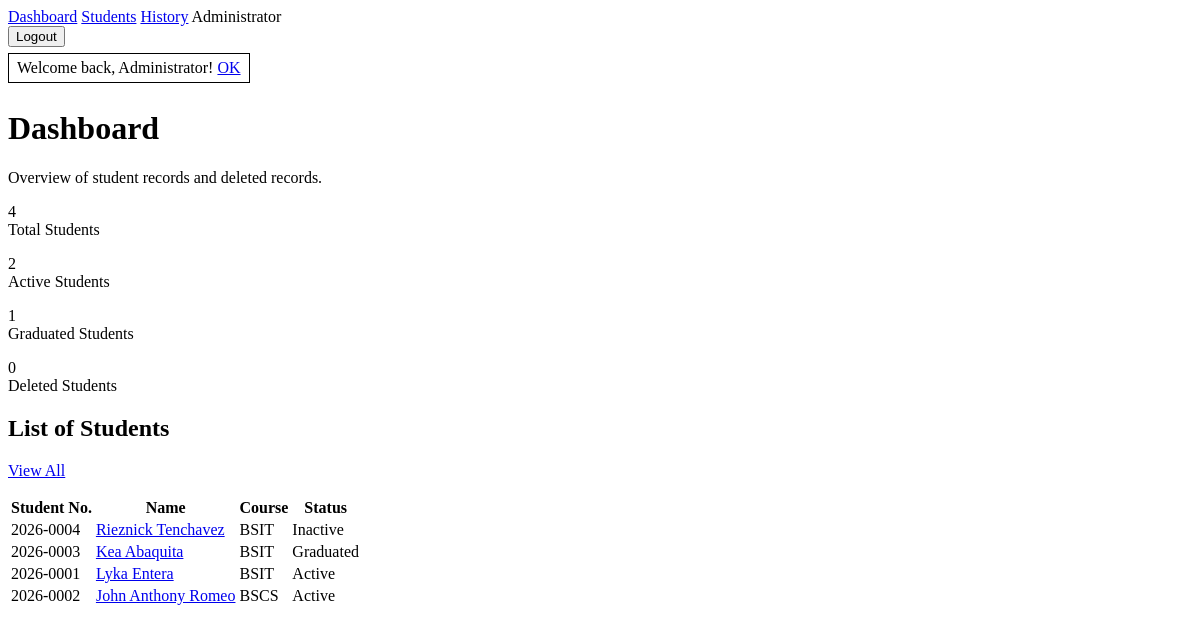
/dashboard (signed in), run on an earlier commit of the app's database.
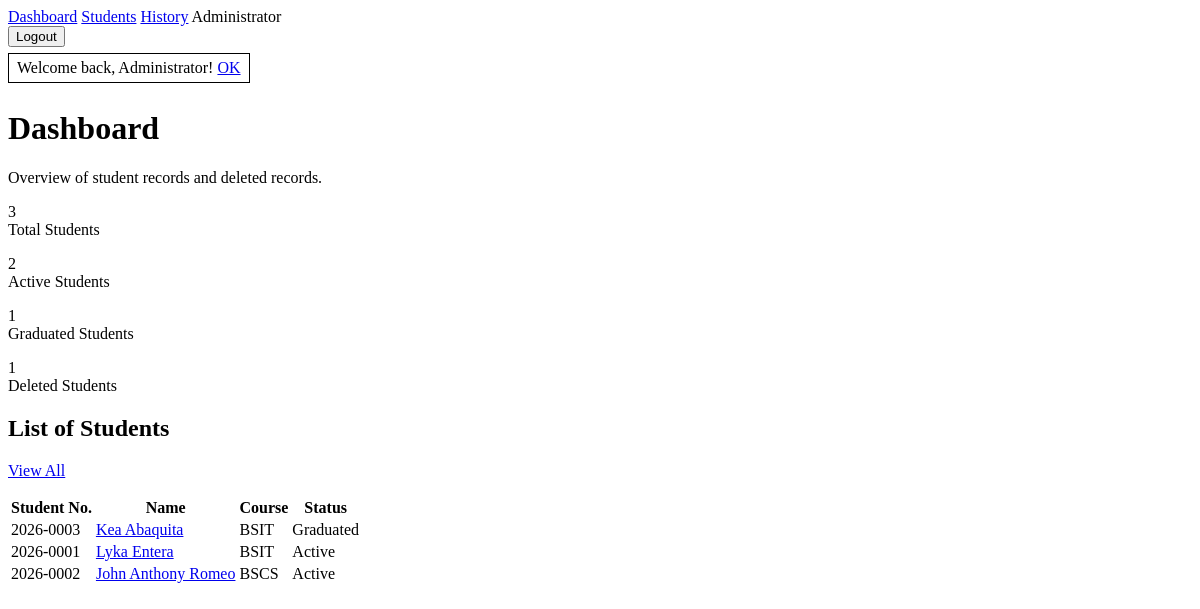
And on a later commit of the database.
### tables this page shows
CREATE TABLE students (
    id INTEGER PRIMARY KEY AUTOINCREMENT,
    student_number VARCHAR(50) NOT NULL UNIQUE,
    first_name VARCHAR(100) NOT NULL,
    last_name VARCHAR(100) NOT NULL,
    course VARCHAR(100) NOT NULL,
    year_level INTEGER NOT NULL,
    email VARCHAR(160) NOT NULL UNIQUE,
    phone VARCHAR(40),
    address TEXT,
    status VARCHAR(20) NOT NULL DEFAULT 'Active',
    created_at DATETIME NOT NULL DEFAULT CURRENT_TIMESTAMP,
    updated_at DATETIME NOT NULL DEFAULT CURRENT_TIMESTAMP
);

### core/Container/Container.php (called while the page is built, shortened)
<?php
final class Container
{
    private array $bindings = [];
    public function has(string $key): bool
    {
        return isset($this->bindings[$key]) || class_exists($key);
    }
    public function make(string $key): mixed
    {
        if (class_exists($key)) {
            return $this->build($key);
        }
        throw new RuntimeException("No binding found for {$key}");
    }
    private function build(string $class): object
    {
        $reflection = new ReflectionClass($class);
        $constructor = $reflection->getConstructor();
        if ($constructor === null) {
            return new $class();
        }
        $dependencies = [];
        return $reflection->newInstanceArgs($dependencies);
    }
}

### core/Session.php (called while the page is built, shortened)
<?php
class Session
{
    public static function get(string $key, mixed $default = null): mixed
    {
        return $_SESSION[$key] ?? $default;
    }
    public static function flash(string $key, ?string $message = null): ?string
    {
        $value = $_SESSION['_flash'][$key] ?? null;
        return $value;
    }
}

### core/Auth.php (called while the page is built, shortened)
<?php
class Auth
{
    public static function check(): bool
    {
        return Session::get('user') !== null;
    }
    public static function user(): ?array
    {
        return Session::get('user');
    }
}

### app/Controllers/DashboardController.php (called while the page is built, shortened)
<?php
class DashboardController extends Controller
{
    public function index(): string
    {
        $students = new Student();
        return $this->render('dashboard/index', [
            'title' => 'Dashboard',
            'stats' => $students->stats(),
            'recentStudents' => $students->allRecent(),
            'recentDeleted' => $students->recentDeleted(),
        ]);
    }
}

### core/Database/Model.php (called while the page is built, shortened)
<?php
abstract class Model
{
    protected array $attributes = [];
    public function __construct(array $attributes = [])
    {
        $this->attributes = $attributes;
    }
    public function toArray(): array
    {
        return $this->attributes;
    }
    protected static function latestRecords(int $limit = 5, string $orderBy = 'created_at'): array
    {
        $model = new static();
        $statement = self::connection()->prepare(
            'SELECT * FROM ' . self::identifier($model->table) . ' ORDER BY ' . self::identifier($orderBy) . ' DESC LIMIT :limit'
        );
        $statement->bindValue(':limit', $limit, PDO::PARAM_INT);
        $statement->execute();
        return self::modelsToArrays(self::hydrateMany($statement->fetchAll()));
    }
    protected static function countRecords(array $conditions = []): int
    {
        $model = new static();
        [$where, $params] = self::whereEquals($conditions);
        $statement = self::connection()->prepare('SELECT COUNT(*) FROM ' . self::identifier($model->table) . $where);
        $statement->execute($params);
        return (int) $statement->fetchColumn();
    }
    protected static function connection(): PDO
    {
        return Connection::connection();
    }
    private static function hydrateMany(array $rows): array
    {
        return array_map(fn (array $row): static => new static($row), $rows);
    }
    private static function modelsToArrays(array $models): array
    {
        return array_map(fn (self $model): array => $model->toArray(), $models);
    }
    private static function whereEquals(array $conditions): array
    {
        if (!$conditions) {
            return ['', []];
        }
        $parts = [];
        $params = [];
        foreach ($conditions as $field => $value) {
            $key = 'where_' . $field;
            $parts[] = self::identifier((string) $field) . ' = :' . $key;
            $params[$key] = $value;
        }
        return [' WHERE ' . implode(' AND ', $parts), $params];
    }
    private static function identifier(string $identifier): string
    {
        return $identifier;
    }
}

### config/database.php (called while the page is built)
<?php
return [
    'driver' => 'sqlite',
    'sqlite_path' => dirname(__DIR__) . '/database/app.sqlite',
    'mysql' => [
        'host' => '127.0.0.1',
        'port' => '3306',
        'database' => 'mvc_finals',
        'username' => 'root',
        'password' => '',
        'charset' => 'utf8mb4',
    ],
];

### core/Database/Connection.php (called while the page is built, shortened)
<?php
class Connection
{
    private static ?PDO $connection = null;
    public static function connection(): PDO
    {
        if (self::$connection instanceof PDO) {
            return self::$connection;
        }
        $database = require dirname(__DIR__, 2) . '/config/database.php';
        if ($database['driver'] === 'mysql') {
            $mysql = $database['mysql'];
            $dsn = sprintf(
                'mysql:host=%s;port=%s;dbname=%s;charset=%s',
                $mysql['host'],
                $mysql['port'],
                $mysql['database'],
                $mysql['charset']
            );
            self::$connection = new PDO($dsn, $mysql['username'], $mysql['password']);
        } else {
            $path = $database['sqlite_path'];
            $directory = dirname($path);
            self::$connection = new PDO('sqlite:' . $path);
        }
        self::$connection->setAttribute(PDO::ATTR_ERRMODE, PDO::ERRMODE_EXCEPTION);
        self::$connection->setAttribute(PDO::ATTR_DEFAULT_FETCH_MODE, PDO::FETCH_ASSOC);
        return self::$connection;
    }
}

### app/Models/Student.php (called while the page is built, shortened)
<?php
class Student extends Model
{
    public function allRecent(int $limit = 5): array
    {
        return self::latestRecords($limit);
    }
    public function stats(): array
    {
        return [
            'total' => self::countRecords(),
            'active' => self::countRecords(['status' => 'Active']),
            'graduated' => self::countRecords(['status' => 'Graduated']),
            'deleted' => DeletedStudent::countRecords(),
        ];
    }
    public function recentDeleted(int $limit = 5): array
    {
        return DeletedStudent::recent($limit);
    }
}

### core/Application.php (called while the page is built, shortened)
<?php
final class Application
{
    public function run(): void
    {
        $method = $_SERVER['REQUEST_METHOD'] ?? 'GET';
        $uri = parse_url($_SERVER['REQUEST_URI'] ?? '/', PHP_URL_PATH) ?: '/';
        $this->router->dispatch($method, $uri);
    }
}

### public/index.php (called while the page is built, shortened)
<?php
$container = new Container();
$router = new Router($container);
$app = new Application($router);
$app->run();

### app/Models/DeletedStudent.php (called while the page is built, shortened)
<?php
class DeletedStudent extends Model
{
    public static function recent(int $limit = 5): array
    {
        return self::latestRecords($limit, 'deleted_at');
    }
}

### core/View/Engine.php (called while the page is built, shortened)
<?php
class Engine
{
    public static function render(string $view, array $data = [], string $layout = 'layouts/app'): string
    {
        $viewPath = dirname(__DIR__, 2) . '/app/Views/' . $view . '.php';
        extract($data, EXTR_SKIP);
        require $viewPath;
        $content = ob_get_clean();
        require dirname(__DIR__, 2) . '/app/Views/' . $layout . '.php';
        return ob_get_clean();
    }
    public static function e(?string $value): string
    {
        return htmlspecialchars((string) $value, ENT_QUOTES, 'UTF-8');
    }
}

### core/Controller.php (called while the page is built, shortened)
<?php
class Controller
{
    protected function render(string $view, array $data = [], string $layout = 'layouts/app'): string
    {
        return Engine::render($view, $data, $layout);
    }
}

### app/Views/dashboard/index.php (the view, shortened to what the changed rows need)
<h1>Dashboard</h1>
<p>Overview of student records and deleted records.</p>
<section>
    <p><?= (int) $stats['total'] ?><br>Total Students</p>
    <p><?= (int) $stats['active'] ?><br>Active Students</p>
    <p><?= (int) $stats['graduated'] ?><br>Graduated Students</p>
    <p><?= (int) $stats['deleted'] ?><br>Deleted Students</p>
</section>
<section>
    <h2>List of Students</h2>
    <p><a href="/students">View All</a></p>
    <?php if (!$recentStudents): ?>
        <p>No student records yet.</p>
    <?php else: ?>
        <table>
            <thead>
                <tr>
                    <th>Student No.</th>
                    <th>Name</th>
                    <th>Course</th>
                    <th>Status</th>
                </tr>
            </thead>
            <tbody>
                <?php foreach ($recentStudents as $student): ?>
                    <tr>
                        <td><?= View::e($student['student_number']) ?></td>
                        <td><a href="/students/<?= (int) $student['id'] ?>"><?= View::e($student['first_name'] . ' ' . $student['last_name']) ?></a></td>
                        <td><?= View::e($student['course']) ?></td>
                        <td><?= View::e($student['status']) ?></td>
                    </tr>
                <?php endforeach; ?>
            </tbody>
        </table>
    <?php endif; ?>
</section>

### core/Http/Router.php (shortened to what the changed rows need)
<?php
class Router
{
    private array $routes = [];
    private function add(string $method, string $uri, array $handler): void
    {
        $uri = trim($uri, '/') ?: '/';
        $pattern = preg_replace(
            '#\{([a-zA-Z_][a-zA-Z0-9_]*)\}#',
            '(?P<$1>[^/]+)',
            $uri
        );
        $this->routes[] = [
            'method' => $method,
            'uri' => $uri,
            'pattern' => '#^' . $pattern . '$#',
            'handler' => $handler,
        ];
    }
    public function dispatch(string $method, string $uri): void
    {
        $uri = trim($uri, '/') ?: '/';
        foreach ($this->routes as $route) {
            if (preg_match($route['pattern'], $uri, $matches)) {
                $params = array_filter($matches, 'is_string', ARRAY_FILTER_USE_KEY);
                [$class, $action] = $route['handler'];
                $controller = $this->resolveController($class);
                echo $controller->$action(...array_values($params));
                return;
            }
        }
    }
    private function resolveController(string $class): object
    {
        if ($this->container !== null && $this->container->has($class)) {
            return $this->container->make($class);
        }
        return new $class();
    }
}

### app/Views/layouts/app.php (shortened to what the changed rows need)
<?php
$success = Session::flash('success');
?>
<!doctype html>
<html lang="en">
<head>
</head>
<body>
    <header>
        <nav>
            <a href="/dashboard">Dashboard</a>
            <a href="/students">Students</a>
            <a href="/students/history">History</a>
            <?php if (Auth::check()): ?>
                <span><?= View::e(Auth::user()['name'] ?? '') ?></span>
            <?php endif; ?>
            <div>
                <?php if (Auth::check()): ?>
                    <form method="post" action="/logout">
                        <button type="submit">Logout</button>
                    </form>
                <?php endif; ?>
            </div>
        </nav>
    </header>
    <main>
        <?= Alert::render($success, 'success') ?>
        <?= $content ?>
    </main>
</body>
</html>

### core/View/Alert.php (shortened to what the changed rows need)
<?php
class Alert
{
    public static function render(?string $message, string $type = 'info'): string
    {
        if (!$message) {
            return '';
        }
        $currentPath = self::e(parse_url($_SERVER['REQUEST_URI'] ?? '/', PHP_URL_PATH) ?: '/');
        return '
            <div role="alert" style="border: 1px solid #000; padding: 5px 8px; margin: 6px 0; display: inline-block;">
                <span>' . self::e($message) . '</span>
                <a href="' . $currentPath . '">OK</a>
            </div>
        ';
    }
    private static function e(string $value): string
    {
        return htmlspecialchars($value, ENT_QUOTES, 'UTF-8');
    }
}

What changed in the data, as far as the page shows it:
removed students: student_number "2026-0004", first_name+last_name "Rieznick Tenchavez", course "BSIT", status "Inactive", shown under "4"
shown differently, row unchanged: students "Lyka Entera": moves from the list under "4" to the list under "3"
shown differently, row unchanged: students "Kea Abaquita": moves from the list under "4" to the list under "3"
shown differently, row unchanged: students "John Anthony Romeo": moves from the list under "4" to the list under "3"
Also different on the page:
new list line: "Dashboard Students History Administrator Logout Welcome back, Administrator! OK Dashboard Overview of student records and deleted records. Total Students 2 Active Students Graduated Students Deleted Students List of Students View All Student No. Name Course Status"
new list line: "3 1 1"
list line gone: "Dashboard Students History Administrator Logout Welcome back, Administrator! OK Dashboard Overview of student records and deleted records. 4 Total Students 2 Active Students 1 Graduated Students 0 Deleted Students List of Students View All Student No. Name Course Status"
